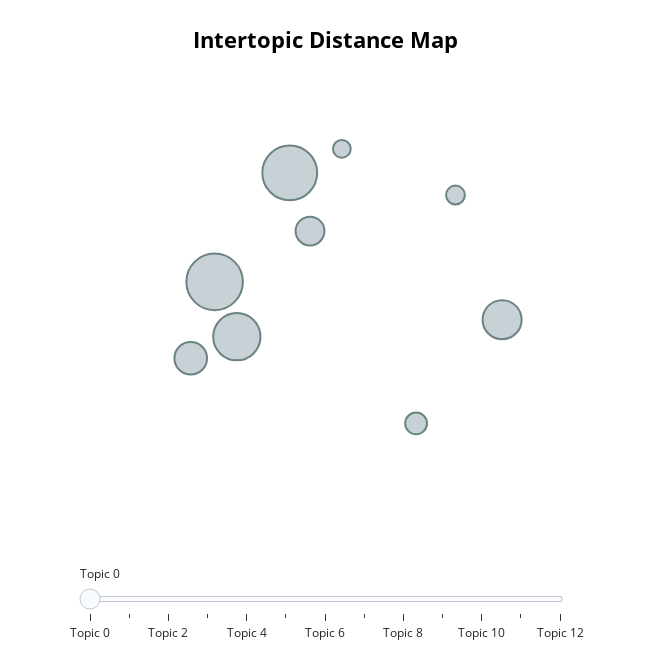

This figure's notebook cell:
### Code cell
topic_model_media.visualize_topics()

### Figure 1 — Plotly figure (JSON) as saved in the notebook; plotly's stock layout.template omitted (floating-point values rounded to 4 significant figures)
{"data": [{"customdata": [[0, "carbon | emissions | climate | capture | zero", 1288], [1, "wind | solar | energy | offshore | power", 1213], [2, "said | think | need | companies | supply", 899], [3, "nuclear | reactors | power | reactor | energy", 615], [4, "hydrogen | green | ammonia | blue | production", 429], [5, "lng | santos | barossa | gas | million", 335], [6, "china | saudi | arabia | xi | energy", 192], [7, "oil | gas | prices | demand | industry", 159], [8, "million | barrels | 000 | day | oil", 146], [9, "africa | uganda | tanzania | nigerian | total", 143], [10, "ev | evs | electric | vehicles | vehicle", 127], [11, "shell | gulf | bp | company | mexico", 99], [12, "russian | gas | russia | europe | imports", 81]], "hovertemplate": "<b>Topic %{customdata[0]}</b><br>%{customdata[1]}<br>Size: %{customdata[2]}", "legendgroup": "", "marker": {"color": "#B0BEC5", "line": {"color": "DarkSlateGrey", "width": 2}, "size": [1288, 1213, 899, 615, 429, 335, 192, 159, 146, 143, 127, 99, 81], "sizemode": "area", "sizeref": 0.805, "symbol": "circle"}, "mode": "markers", "name": "", "orientation": "v", "showlegend": false, "type": "scatter", "x": [-3.337, -2.718, -3.154, -0.9663, -3.535, -2.551, -1.676, 18.65, 19.09, -1.351, -2.288, 19.36, 18.34], "xaxis": "x", "y": [-0.8974, -0.1398, -1.279, -1.16, -1.428, -0.5443, -1.881, 17.26, 17.7, -0.294, 0.02702, 17.97, 16.95], "yaxis": "y"}], "layout": {"annotations": [{"showarrow": false, "text": "D1", "x": -4.065, "y": 9.253, "yshift": 10}, {"showarrow": false, "text": "D2", "x": 9.101, "xshift": 10, "y": 20.67}], "height": 650, "hoverlabel": {"bgcolor": "white", "font": {"family": "Rockwell", "size": 16}}, "legend": {"itemsizing": "constant", "tracegroupgap": 0}, "margin": {"t": 60}, "shapes": [{"line": {"color": "#CFD8DC", "width": 2}, "type": "line", "x0": 9.101, "x1": 9.101, "y0": -2.163, "y1": 20.67}, {"line": {"color": "#9E9E9E", "width": 2}, "type": "line", "x0": -4.065, "x1": 22.27, "y0": 9.253, "y1": 9.253}], "sliders": [{"active": 0, "pad": {"t": 50}, "steps": [{"args": [{"marker.color": [["red", "#B0BEC5", "#B0BEC5", "#B0BEC5", "#B0BEC5", "#B0BEC5", "#B0BEC5", "#B0BEC5", "#B0BEC5", "#B0BEC5", "#B0BEC5", "#B0BEC5", "#B0BEC5"]]}], "label": "Topic 0", "method": "update"}, {"args": [{"marker.color": [["#B0BEC5", "red", "#B0BEC5", "#B0BEC5", "#B0BEC5", "#B0BEC5", "#B0BEC5", "#B0BEC5", "#B0BEC5", "#B0BEC5", "#B0BEC5", "#B0BEC5", "#B0BEC5"]]}], "label": "Topic 1", "method": "update"}, {"args": [{"marker.color": [["#B0BEC5", "#B0BEC5", "red", "#B0BEC5", "#B0BEC5", "#B0BEC5", "#B0BEC5", "#B0BEC5", "#B0BEC5", "#B0BEC5", "#B0BEC5", "#B0BEC5", "#B0BEC5"]]}], "label": "Topic 2", "method": "update"}, {"args": [{"marker.color": [["#B0BEC5", "#B0BEC5", "#B0BEC5", "red", "#B0BEC5", "#B0BEC5", "#B0BEC5", "#B0BEC5", "#B0BEC5", "#B0BEC5", "#B0BEC5", "#B0BEC5", "#B0BEC5"]]}], "label": "Topic 3", "method": "update"}, {"args": [{"marker.color": [["#B0BEC5", "#B0BEC5", "#B0BEC5", "#B0BEC5", "red", "#B0BEC5", "#B0BEC5", "#B0BEC5", "#B0BEC5", "#B0BEC5", "#B0BEC5", "#B0BEC5", "#B0BEC5"]]}], "label": "Topic 4", "method": "update"}, {"args": [{"marker.color": [["#B0BEC5", "#B0BEC5", "#B0BEC5", "#B0BEC5", "#B0BEC5", "red", "#B0BEC5", "#B0BEC5", "#B0BEC5", "#B0BEC5", "#B0BEC5", "#B0BEC5", "#B0BEC5"]]}], "label": "Topic 5", "method": "update"}, {"args": [{"marker.color": [["#B0BEC5", "#B0BEC5", "#B0BEC5", "#B0BEC5", "#B0BEC5", "#B0BEC5", "red", "#B0BEC5", "#B0BEC5", "#B0BEC5", "#B0BEC5", "#B0BEC5", "#B0BEC5"]]}], "label": "Topic 6", "method": "update"}, {"args": [{"marker.color": [["#B0BEC5", "#B0BEC5", "#B0BEC5", "#B0BEC5", "#B0BEC5", "#B0BEC5", "#B0BEC5", "red", "#B0BEC5", "#B0BEC5", "#B0BEC5", "#B0BEC5", "#B0BEC5"]]}], "label": "Topic 7", "method": "update"}, {"args": [{"marker.color": [["#B0BEC5", "#B0BEC5", "#B0BEC5", "#B0BEC5", "#B0BEC5", "#B0BEC5", "#B0BEC5", "#B0BEC5", "red", "#B0BEC5", "#B0BEC5", "#B0BEC5", "#B0BEC5"]]}], "label": "Topic 8", "method": "update"}, {"args": [{"marker.color": [["#B0BEC5", "#B0BEC5", "#B0BEC5", "#B0BEC5", "#B0BEC5", "#B0BEC5", "#B0BEC5", "#B0BEC5", "#B0BEC5", "red", "#B0BEC5", "#B0BEC5", "#B0BEC5"]]}], "label": "Topic 9", "method": "update"}, {"args": [{"marker.color": [["#B0BEC5", "#B0BEC5", "#B0BEC5", "#B0BEC5", "#B0BEC5", "#B0BEC5", "#B0BEC5", "#B0BEC5", "#B0BEC5", "#B0BEC5", "red", "#B0BEC5", "#B0BEC5"]]}], "label": "Topic 10", "method": "update"}, {"args": [{"marker.color": [["#B0BEC5", "#B0BEC5", "#B0BEC5", "#B0BEC5", "#B0BEC5", "#B0BEC5", "#B0BEC5", "#B0BEC5", "#B0BEC5", "#B0BEC5", "#B0BEC5", "red", "#B0BEC5"]]}], "label": "Topic 11", "method": "update"}, {"args": [{"marker.color": [["#B0BEC5", "#B0BEC5", "#B0BEC5", "#B0BEC5", "#B0BEC5", "#B0BEC5", "#B0BEC5", "#B0BEC5", "#B0BEC5", "#B0BEC5", "#B0BEC5", "#B0BEC5", "red"]]}], "label": "Topic 12", "method": "update"}]}], "title": {"font": {"color": "Black", "size": 22}, "text": "<b>Intertopic Distance Map</b>", "x": 0.5, "xanchor": "center", "y": 0.95, "yanchor": "top"}, "width": 650, "xaxis": {"anchor": "y", "autorange": false, "domain": [0, 1], "range": [-4.448, -0.4064], "title": {"text": ""}, "type": "linear", "visible": false}, "yaxis": {"anchor": "x", "autorange": false, "domain": [0, 1], "range": [-2.497, 0.6444], "title": {"text": ""}, "type": "linear", "visible": false}}}
